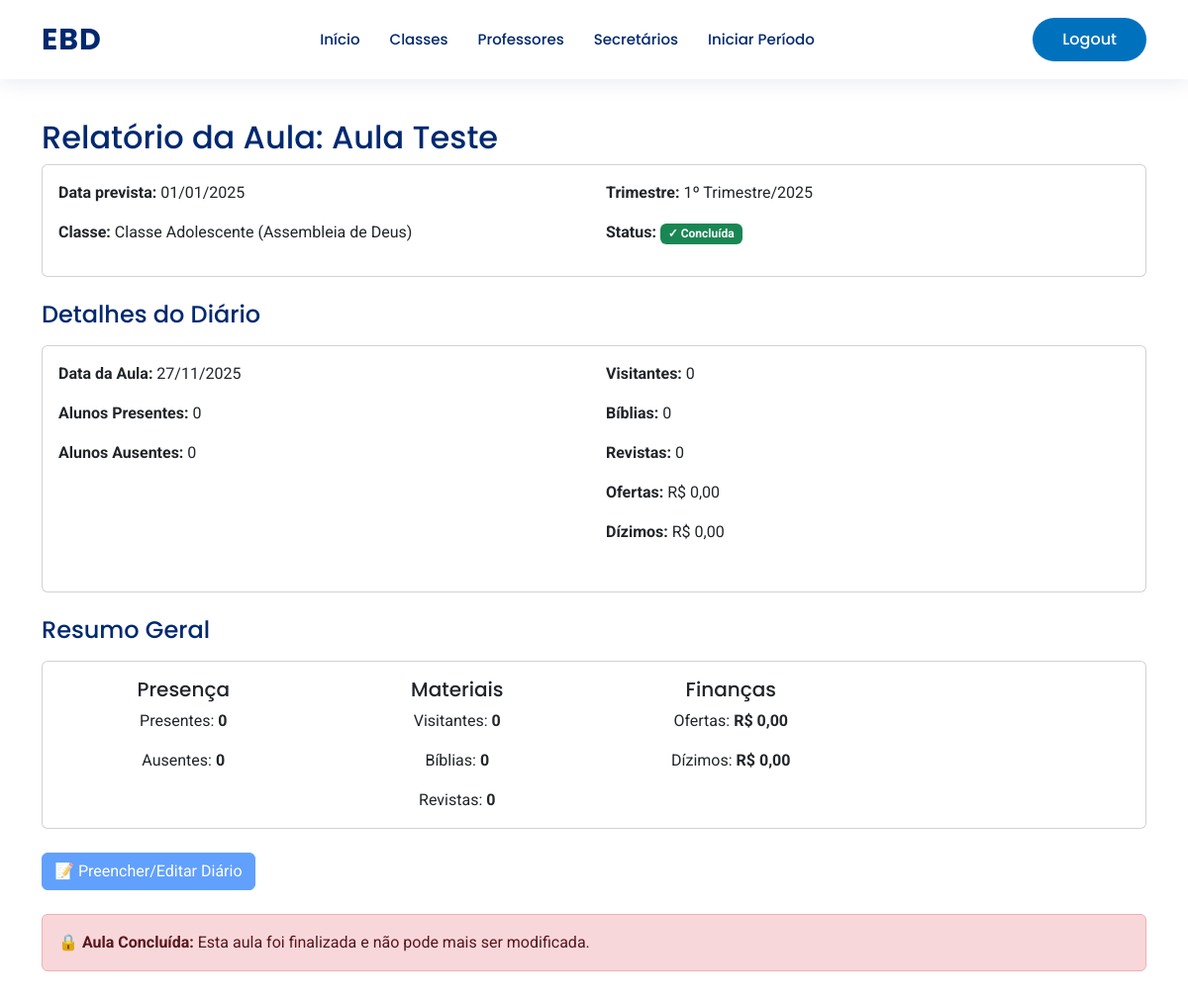
Page /relatorios/aula/46/ (signed in) on the committed database.
### base/models.py (models this page shows, shortened)
class Aula(models.Model):
    trimestre = models.ForeignKey(Trimestre, on_delete=models.PROTECT, related_name="aulas")
    classe = models.ForeignKey(Classe, on_delete=models.PROTECT, related_name="aulas")
    titulo = models.CharField("Título da Aula", max_length=200)
    data_prevista = models.DateField(default=timezone.now)
    concluida = models.BooleanField(default=False)
    class Meta:
        verbose_name = "Aula"
        verbose_name_plural = "Aulas"
        ordering = ["data_prevista"]

class Classe(models.Model):
    igreja = models.ForeignKey(Igreja, on_delete=models.PROTECT, related_name="classes")
    nome = models.CharField("Nome da Classe", max_length=100)
    class Meta:
        verbose_name = "Classe"
        verbose_name_plural = "Classes"
        ordering = ["igreja", "nome"]

class Igreja(models.Model):
    nome = models.CharField("Nome da Igreja", max_length=100, unique=True)
    class Meta:
        verbose_name = "Igreja"
        verbose_name_plural = "Igrejas"
        ordering = ["nome"]

class Trimestre(models.Model):
    igreja = models.ForeignKey(Igreja, on_delete=models.PROTECT, related_name="trimestres")
    trimestre = models.CharField(max_length=50)  # 1 Trim
    ano = models.PositiveIntegerField()
    ativo = models.BooleanField(default=False)
    concluido = models.BooleanField(default=False)
    class Meta:
        verbose_name = "Trimestre"
        verbose_name_plural = "Trimestres"
        unique_together = ('igreja', 'trimestre', 'ano')
        ordering = ["-ano", "trimestre"]

class Diario(models.Model):
    aula = models.OneToOneField(Aula, on_delete=models.CASCADE, related_name="diario")
    data_da_aula = models.DateField(default=timezone.now)
    alunos_presentes = models.PositiveIntegerField(default=0)
    alunos_ausentes = models.PositiveIntegerField(default=0)
    visitantes = models.PositiveIntegerField(default=0)
    biblias = models.PositiveIntegerField(default=0)
    revistas = models.PositiveIntegerField(default=0)
    ofertas = models.DecimalField(max_digits=10, decimal_places=2, default=0.00)
    dizimos = models.DecimalField(max_digits=10, decimal_places=2, default=0.00)
    observacoes = models.TextField(blank=True, null=True)
    class Meta:
        verbose_name = "Diário"
        verbose_name_plural = "Diários"

### base/views.py (the view)
# urls.py: path('relatorios/aula/<int:id>/', views.relatorio_aula, name='relatorio_aula'),
@user_passes_test(is_secretario_or_superintendente)
def relatorio_aula(request, id):
    aula = get_object_or_404(Aula, id=id)
    diarios = Diario.objects.filter(aula=aula)
    resumo = {
        'alunos_presentes': sum(d.alunos_presentes for d in diarios),
        'alunos_ausentes': sum(d.alunos_ausentes for d in diarios),
        'visitantes': sum(d.visitantes for d in diarios),
        'biblias': sum(d.biblias for d in diarios),
        'revistas': sum(d.revistas for d in diarios),
        'ofertas': sum(d.ofertas for d in diarios),
        'dizimos': sum(d.dizimos for d in diarios),
    }
    return render(request, 'relatorio_aula.html', {'aula': aula, 'diarios': diarios, 'resumo': resumo})

### base/views.py (called while the page is built)
def is_secretario_or_superintendente(user): return user.is_authenticated and user.role in ['secretario', 'superintendente']

### base/templates/relatorio_aula.html (shortened to what this page needs)
{% extends 'tela_inicial/layout_base.html' %}
{% block conteudo %}
<div class="container py-4">
  <h2>Relatório da Aula: {{ aula.titulo }}</h2>
  <div class="card mb-4">
    <div class="card-body">
      <div class="row">
        <div class="col-md-6">
          <p><strong>Data prevista:</strong> {{ aula.data_prevista|date:"d/m/Y" }}</p>
          <p><strong>Classe:</strong> {{ aula.classe.nome }} ({{ aula.classe.igreja.nome }})</p>
        </div>
        <div class="col-md-6">
          <p><strong>Trimestre:</strong> {{ aula.trimestre.trimestre }}/{{ aula.trimestre.ano }}</p>
          <p>
            <strong>Status:</strong>
            {% if aula.concluida %}
              <span class="badge bg-success">✓ Concluída</span>
            {% else %}
              <span class="badge bg-warning text-dark">⏳ Pendente</span>
            {% endif %}
          </p>
        </div>
      </div>
    </div>
  </div>
  {% if diarios %}
    <h4 class="mb-3">Detalhes do Diário</h4>
    {% for d in diarios %}
      <div class="card mb-4">
        <div class="card-body">
          <div class="row mb-3">
            <div class="col-md-6">
              <p><strong>Data da Aula:</strong> {{ d.data_da_aula|date:"d/m/Y" }}</p>
              <p><strong>Alunos Presentes:</strong> {{ d.alunos_presentes }}</p>
              <p><strong>Alunos Ausentes:</strong> {{ d.alunos_ausentes }}</p>
            </div>
            <div class="col-md-6">
              <p><strong>Visitantes:</strong> {{ d.visitantes }}</p>
              <p><strong>Bíblias:</strong> {{ d.biblias }}</p>
              <p><strong>Revistas:</strong> {{ d.revistas }}</p>
              <p><strong>Ofertas:</strong> R$ {{ d.ofertas|floatformat:2 }}</p>
              <p><strong>Dízimos:</strong> R$ {{ d.dizimos|floatformat:2 }}</p>
            </div>
          </div>
        </div>
      </div>
    {% endfor %}
    {% if resumo %}
      <h4 class="mb-3">Resumo Geral</h4>
      <div class="card bg-white">
        <div class="card-body">
          <div class="row text-center">
            <div class="col-md-3">
              <h5 class="card-title">Presença</h5>
              <p class="card-text">Presentes: <strong>{{ resumo.alunos_presentes }}</strong></p>
              <p class="card-text">Ausentes: <strong>{{ resumo.alunos_ausentes }}</strong></p>
            </div>
            <div class="col-md-3">
              <h5 class="card-title">Materiais</h5>
              <p class="card-text">Visitantes: <strong>{{ resumo.visitantes }}</strong></p>
              <p class="card-text">Bíblias: <strong>{{ resumo.biblias }}</strong></p>
              <p class="card-text">Revistas: <strong>{{ resumo.revistas }}</strong></p>
            </div>
            <div class="col-md-3">
              <h5 class="card-title">Finanças</h5>
              <p class="card-text">Ofertas: <strong>R$ {{ resumo.ofertas|floatformat:2 }}</strong></p>
              <p class="card-text">Dízimos: <strong>R$ {{ resumo.dizimos|floatformat:2 }}</strong></p>
            </div>
          </div>
        </div>
      </div>
    {% endif %}
  {% else %}
    <div class="alert alert-info">
      📝 Nenhum diário registrado para esta aula ainda.
    </div>
  {% endif %}
  <div class="d-flex gap-2 mt-4">
    {% if not aula.concluida %}
      <a href="{% url 'diario_registro' aula.id %}" class="btn btn-primary">📝 Preencher/Editar Diário</a>
    {% else %}
      <button class="btn btn-primary" disabled title="Aula concluída - diário não pode ser editado">📝 Preencher/Editar Diário</button>
    {% endif %}
  </div>
  {% if aula.concluida %}
    <div class="alert alert-danger mt-4" role="alert">
      <strong>🔒 Aula Concluída:</strong> Esta aula foi finalizada e não pode mais ser modificada.
    </div>
  {% endif %}
</div>
{% endblock conteudo %}

### base/static/css/style.css (style rules this page uses)
:root { --color-primary: #012970; --color-secondary: #0077b6; --color-accent: #0d6efd; --color-light-bg: #f6f9ff; --color-card-blue: #0072bd; --font-titles: "Poppins", sans-serif; --font-body: "Roboto", sans-serif; }
body { font-family: var(--font-body); color: #444444; background-color: #fff; }
h1, h2, h3, h4, h5, h6 { font-family: var(--font-titles); color: var(--color-primary); }

### rows in the picture
Aula: titulo "Aula Teste", data_prevista "01/01/2025", classe.nome "Classe Adolescente", classe.igreja.nome "Assembleia de Deus", trimestre.trimestre "1º Trimestre", trimestre.ano "2025"
Diario: data_da_aula "27/11/2025", alunos_presentes "0", alunos_ausentes "0", visitantes "0", biblias "0", revistas "0", ofertas "0,00", dizimos "0,00"

### other values in the picture
{{ resumo.alunos_presentes }} "0"
{{ resumo.alunos_ausentes }} "0"
{{ resumo.visitantes }} "0"
{{ resumo.biblias }} "0"
{{ resumo.revistas }} "0"
{{ resumo.ofertas|floatformat:2 }} "0,00"
{{ resumo.dizimos|floatformat:2 }} "0,00"
